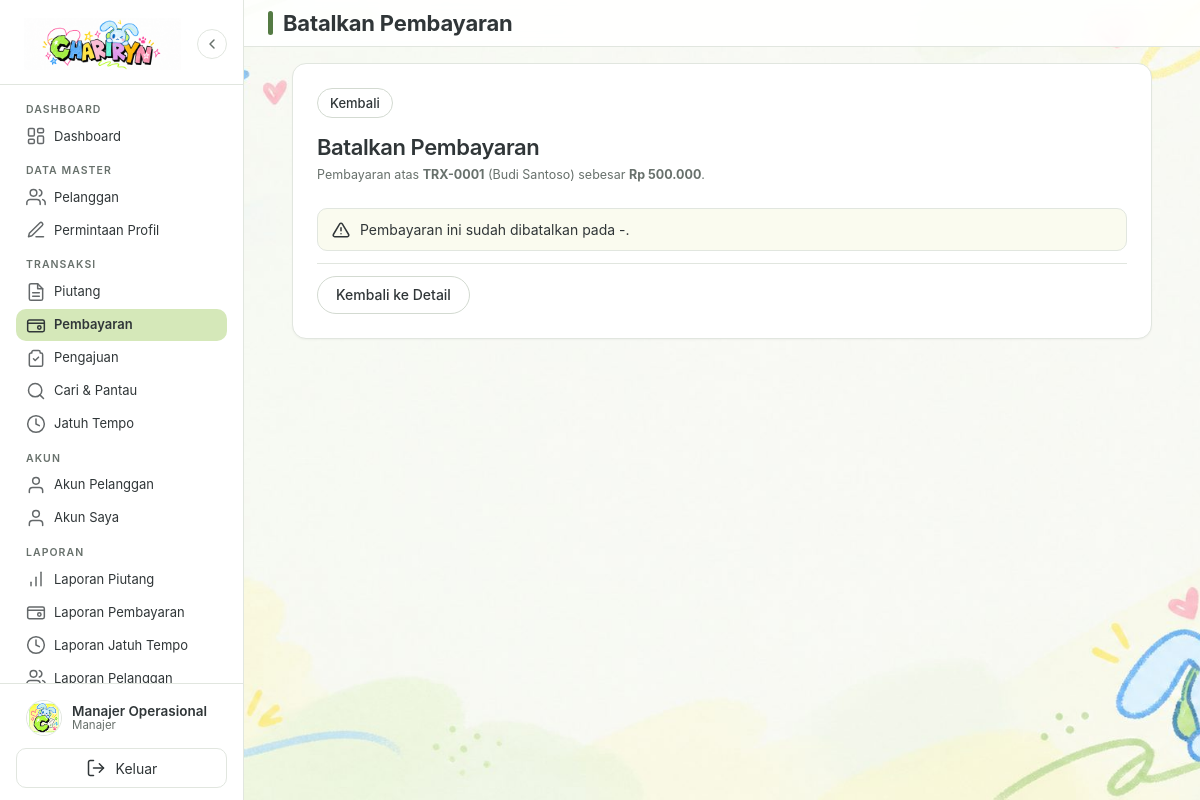
The app's page /pembayaran/batal.php?id=2 (signed in) with its own data.
### tables this page shows
CREATE TABLE IF NOT EXISTS users (
    id_user INT UNSIGNED NOT NULL AUTO_INCREMENT,
    id_pelanggan INT UNSIGNED NULL,
    username VARCHAR(50) NOT NULL,
    password VARCHAR(255) NOT NULL,
    nama VARCHAR(100) NOT NULL,
    role ENUM('pemilik', 'manajer', 'pelanggan') NOT NULL DEFAULT 'manajer',
    status ENUM('belum aktif', 'aktif', 'nonaktif') NOT NULL DEFAULT 'belum aktif',
    token_aktivasi VARCHAR(64) NULL,
    token_aktivasi_berakhir DATETIME NULL,
    created_at DATETIME NOT NULL DEFAULT CURRENT_TIMESTAMP,
    updated_at DATETIME NOT NULL DEFAULT CURRENT_TIMESTAMP ON UPDATE CURRENT_TIMESTAMP,
    PRIMARY KEY (id_user),
    UNIQUE KEY uq_users_username (username),
    UNIQUE KEY uq_users_pelanggan (id_pelanggan),
    KEY idx_users_role_status (role, status),
    CONSTRAINT fk_users_pelanggan
        FOREIGN KEY (id_pelanggan) REFERENCES pelanggan (id_pelanggan)
        ON DELETE CASCADE ON UPDATE CASCADE
);

CREATE TABLE IF NOT EXISTS pembayaran (
    id_pembayaran INT UNSIGNED NOT NULL AUTO_INCREMENT,
    id_piutang INT UNSIGNED NOT NULL,
    tanggal_pembayaran DATE NOT NULL,
    jumlah_bayar DECIMAL(15,2) NOT NULL,
    metode_pembayaran ENUM('Tunai', 'Transfer', 'E-Wallet') NOT NULL,
    keterangan TEXT NULL,
    status ENUM('berlaku', 'dibatalkan') NOT NULL DEFAULT 'berlaku',
    alasan_pembatalan TEXT NULL,
    dibatalkan_at DATETIME NULL,
    created_at DATETIME NOT NULL DEFAULT CURRENT_TIMESTAMP,
    updated_at DATETIME NOT NULL DEFAULT CURRENT_TIMESTAMP ON UPDATE CURRENT_TIMESTAMP,
    PRIMARY KEY (id_pembayaran),
    KEY idx_pembayaran_piutang (id_piutang),
    KEY idx_pembayaran_tanggal (tanggal_pembayaran),
    KEY idx_pembayaran_status (status),
    CONSTRAINT fk_pembayaran_piutang
        FOREIGN KEY (id_piutang) REFERENCES piutang (id_piutang)
        ON DELETE RESTRICT ON UPDATE CASCADE
);

CREATE TABLE IF NOT EXISTS piutang (
    id_piutang INT UNSIGNED NOT NULL AUTO_INCREMENT,
    id_pelanggan INT UNSIGNED NOT NULL,
    no_transaksi VARCHAR(30) NOT NULL,
    tanggal_transaksi DATE NOT NULL,
    total_piutang DECIMAL(15,2) NOT NULL,
    jumlah_dibayar DECIMAL(15,2) NOT NULL DEFAULT 0.00,
    sisa_piutang DECIMAL(15,2) NOT NULL,
    jatuh_tempo DATE NOT NULL,
    status ENUM('Belum Lunas', 'Sebagian', 'Lunas', 'Jatuh Tempo') NOT NULL DEFAULT 'Belum Lunas',
    keterangan TEXT NULL,
    created_at DATETIME NOT NULL DEFAULT CURRENT_TIMESTAMP,
    updated_at DATETIME NOT NULL DEFAULT CURRENT_TIMESTAMP ON UPDATE CURRENT_TIMESTAMP,
    PRIMARY KEY (id_piutang),
    UNIQUE KEY uq_piutang_no_transaksi (no_transaksi),
    KEY idx_piutang_pelanggan (id_pelanggan),
    KEY idx_piutang_tanggal (tanggal_transaksi),
    KEY idx_piutang_jatuh_tempo (jatuh_tempo),
    KEY idx_piutang_status (status),
    KEY idx_piutang_status_tempo (status, jatuh_tempo),
    CONSTRAINT fk_piutang_pelanggan
        FOREIGN KEY (id_pelanggan) REFERENCES pelanggan (id_pelanggan)
        ON DELETE RESTRICT ON UPDATE CASCADE
);

CREATE TABLE IF NOT EXISTS pelanggan (
    id_pelanggan INT UNSIGNED NOT NULL AUTO_INCREMENT,
    kode_pelanggan VARCHAR(20) NOT NULL,
    nama_pelanggan VARCHAR(100) NOT NULL,
    alamat TEXT NULL,
    no_hp VARCHAR(20) NULL,
    email VARCHAR(100) NULL,
    status ENUM('aktif', 'nonaktif') NOT NULL DEFAULT 'aktif',
    created_at DATETIME NOT NULL DEFAULT CURRENT_TIMESTAMP,
    updated_at DATETIME NOT NULL DEFAULT CURRENT_TIMESTAMP ON UPDATE CURRENT_TIMESTAMP,
    PRIMARY KEY (id_pelanggan),
    UNIQUE KEY uq_pelanggan_kode (kode_pelanggan),
    KEY idx_pelanggan_nama (nama_pelanggan),
    KEY idx_pelanggan_status (status)
);

### helpers/autentikasi.php (called while the page is built, shortened)
<?php
function userSaatIni(): array
{
    return $_SESSION['user'] ?? [];
}
function roleUser(): string
{
    return (string) ($_SESSION['user']['role'] ?? '');
}
function labelRole(string $role): string
{
    return match ($role) {
        'pemilik' => 'Pemilik',
        'manajer' => 'Manajer',
        'pelanggan' => 'Pelanggan',
        default => 'Pengguna',
    };
}
function urlBerandaSesuaiPeran(): string
{
    return match (roleUser()) {
        'pemilik' => BASE_URL . 'laporan/piutang.php',
        'pelanggan' => BASE_URL . 'portal/index.php',
        default => BASE_URL . 'dashboard/index.php',
    };
}
function cekLogin(): void
{
    $stmt = koneksiDatabase()->prepare(
        'SELECT id_user, username, nama, role, status, id_pelanggan
         FROM users WHERE id_user = :id LIMIT 1'
    );
    $stmt->execute([':id' => (int) $_SESSION['user']['id_user']]);
}
function requireLogin(): void
{
    cekLogin();
}

### helpers/format.php (called while the page is built, shortened)
<?php
function e(?string $nilai): string
{
    return htmlspecialchars((string) $nilai, ENT_QUOTES, 'UTF-8');
}
function formatRupiah($nilai): string
{
    $nilai = round((float) $nilai, 2);
    $desimal = abs($nilai - round($nilai)) < 0.005 ? 0 : 2;
    return 'Rp ' . number_format($nilai, $desimal, ',', '.');
}

### config/database.php (called while the page is built, shortened)
<?php
function koneksiDatabase(): PDO
{
    static $pdo = null;
    if ($pdo instanceof PDO) {
        return $pdo;
    }
    $daftarPort = trim(DB_PORT) !== '' ? [trim(DB_PORT)] : ['3306', '3307'];
    foreach ($daftarPort as $port) {
        $dsn = 'mysql:host=' . DB_HOST . ';port=' . $port . ';dbname=' . DB_NAMA . ';charset=utf8mb4';
        try {
            $pdo = new PDO($dsn, DB_USER, DB_PASSWORD, [
                PDO::ATTR_ERRMODE => PDO::ERRMODE_EXCEPTION,
                PDO::ATTR_DEFAULT_FETCH_MODE => PDO::FETCH_ASSOC,
                PDO::ATTR_EMULATE_PREPARES => false,
            ]);
            return $pdo;
        } catch (PDOException $e) {
            $galat = $e;
        }
    }
    exit;
}

### helpers/otorisasi.php (called while the page is built, shortened)
<?php
function requireManajer(): void
{
    requireLogin();
}

### helpers/validasi.php (called while the page is built, shortened)
<?php
function ambilIdDariGet(): ?int
{
    $id = $_GET['id'] ?? null;
    return (int) $id;
}

### services/PembayaranService.php (called while the page is built, shortened)
<?php
class PembayaranService
{
    public static function ambil(PDO $pdo, int $id): ?array
    {
        $stmt = $pdo->prepare(
            'SELECT b.*, p.id_piutang, p.no_transaksi, p.total_piutang, p.jumlah_dibayar,
                    p.sisa_piutang, p.jatuh_tempo, p.status,
                    pl.id_pelanggan, pl.kode_pelanggan, pl.nama_pelanggan
             FROM pembayaran AS b
             JOIN piutang AS p ON p.id_piutang = b.id_piutang
             JOIN pelanggan AS pl ON pl.id_pelanggan = p.id_pelanggan
             WHERE b.id_pembayaran = :id
             LIMIT 1'
        );
        $stmt->execute([':id' => $id]);
        $hasil = $stmt->fetch();
        return $hasil === false ? null : $hasil;
    }
}

### helpers/tanggal.php (called while the page is built, shortened)
<?php
function formatTanggalWaktuIndonesia(?string $waktu): string
{
    if ($waktu === null || $waktu === '') {
        return '-';
    }
    $t = strtotime($waktu);
    return $t === false ? '-' : date('d/m/Y H:i', $t);
}

### pembayaran/batal.php (the view, shortened to what this page needs)
<?php
requireManajer();
$id = ambilIdDariGet();
$pdo = koneksiDatabase();
$pembayaran = PembayaranService::ambil($pdo, $id);
$halaman_aktif = 'pembayaran';
require_once BASE_PATH . '/includes/kepala.php';
$sudahDibatalkan = (string) ($pembayaran['status'] ?? 'berlaku') !== 'berlaku';
?>
<div class="kotak-form">
    <div class="aksi-halaman" style="margin-bottom:var(--spasi-md);">
        <a class="btn btn-netral btn-kecil" href="<?= BASE_URL ?>pembayaran/detail.php?id=<?= (int) $id ?>">Kembali</a>
    </div>
    <h2>Batalkan Pembayaran</h2>
    <p class="teks-kecil mb-lg">
        Pembayaran atas <strong><?= e((string) $pembayaran['no_transaksi']) ?></strong>
        (<?= e((string) $pembayaran['nama_pelanggan']) ?>) sebesar
        <strong><?= e(formatRupiah($pembayaran['jumlah_bayar'])) ?></strong>.
    </p>
    <?php if ($sudahDibatalkan): ?>
        <div class="alert alert-warning" role="alert">
            <div class="alert-ikon" aria-hidden="true">
            </div>
            <p>Pembayaran ini sudah dibatalkan pada <?= e(formatTanggalWaktuIndonesia((string) ($pembayaran['dibatalkan_at'] ?? ''))) ?>.</p>
        </div>
        <div class="form-aksi">
            <a class="btn btn-netral" href="<?= BASE_URL ?>pembayaran/detail.php?id=<?= (int) $id ?>">Kembali ke Detail</a>
        </div>
    <?php endif; ?>
</div>
<?php require_once BASE_PATH . '/includes/footer.php'; ?>

### includes/sidebar.php (shortened to what this page needs)
<?php
function ikonMenu(string $nama): string
{
    $svg = '<svg width="20" height="20" viewBox="0 0 24 24" fill="none" stroke="currentColor" stroke-width="1.8" stroke-linecap="round" stroke-linejoin="round" aria-hidden="true">';
    $isi = match ($nama) {
        'dashboard' => '<rect x="3" y="3" width="7" height="9" rx="1.5"></rect><rect x="14" y="3" width="7" height="5" rx="1.5"></rect><rect x="14" y="12" width="7" height="9" rx="1.5"></rect><rect x="3" y="16" width="7" height="5" rx="1.5"></rect>',
        'pelanggan' => '<path d="M17 21v-2a4 4 0 0 0-4-4H5a4 4 0 0 0-4 4v2"></path><circle cx="9" cy="7" r="4"></circle><path d="M23 21v-2a4 4 0 0 0-3-3.87"></path><path d="M16 3.13a4 4 0 0 1 0 7.75"></path>',
        'pengguna' => '<path d="M20 21v-2a4 4 0 0 0-4-4H8a4 4 0 0 0-4 4v2"></path><circle cx="12" cy="7" r="4"></circle>',
        'piutang' => '<path d="M14 2H6a2 2 0 0 0-2 2v16a2 2 0 0 0 2 2h12a2 2 0 0 0 2-2V8z"></path><polyline points="14 2 14 8 20 8"></polyline><line x1="16" y1="13" x2="8" y2="13"></line><line x1="16" y1="17" x2="8" y2="17"></line>',
        'pembayaran' => '<rect x="2" y="6" width="20" height="14" rx="2"></rect><path d="M2 10h20"></path><circle cx="16" cy="15" r="2"></circle>',
        'jatuh-tempo' => '<circle cx="12" cy="12" r="10"></circle><polyline points="12 6 12 12 16 14"></polyline>',
        'cari' => '<circle cx="11" cy="11" r="8"></circle><line x1="21" y1="21" x2="16.65" y2="16.65"></line>',
        'laporan' => '<line x1="12" y1="20" x2="12" y2="10"></line><line x1="18" y1="20" x2="18" y2="4"></line><line x1="6" y1="20" x2="6" y2="16"></line>',
        'pengajuan' => '<path d="M9 3h6a2 2 0 0 1 2 2v1h1a2 2 0 0 1 2 2v12a2 2 0 0 1-2 2H6a2 2 0 0 1-2-2V8a2 2 0 0 1 2-2h1V5a2 2 0 0 1 2-2z"></path><path d="M9 13l2 2 4-4"></path>',
        'permintaan' => '<path d="M12 20h9"></path><path d="M16.5 3.5a2.12 2.12 0 0 1 3 3L7 19l-4 1 1-4z"></path>',
        'keluar' => '<path d="M9 21H5a2 2 0 0 1-2-2V5a2 2 0 0 1 2-2h4"></path><polyline points="16 17 21 12 16 7"></polyline><line x1="21" y1="12" x2="9" y2="12"></line>',
        default => '',
    };
    return $svg . $isi . '</svg>';
}
function itemMenu(string $ikon, string $label, string $url, string $kunci): string
{
    global $halaman_aktif;
    $aktif = $halaman_aktif === $kunci;
    $aria = $aktif ? ' aria-current="page"' : '';
    return '<a class="item-menu' . ($aktif ? ' aktif' : '') . '"' . $aria . ' href="' . e($url) . '">'
        . ikonMenu($ikon)
        . '<span>' . e($label) . '</span></a>';
}
?>
<?php
$peran_sidebar = roleUser();
$beranda_sidebar = urlBerandaSesuaiPeran();
?>
<aside class="sidebar" id="sidebar">
    <div class="sidebar-logo">
        <a href="<?= e($beranda_sidebar) ?>" aria-label="Beranda CHARIRYN">
            <img class="logo-brand" src="<?= BASE_URL ?>assets/img/chariryn.png" alt="CHARIRYN" width="336" height="112">
        </a>
        <button type="button" class="sidebar-toggle" id="tombolMenu" aria-label="Tutup panel samping" aria-expanded="false" aria-controls="sidebar">
            <svg width="16" height="16" viewBox="0 0 24 24" fill="none" stroke="currentColor" stroke-width="2.2" stroke-linecap="round" stroke-linejoin="round" aria-hidden="true">
                <polyline points="15 18 9 12 15 6"></polyline>
            </svg>
        </button>
    </div>
    <nav class="sidebar-menu" aria-label="Menu utama">
        <?php if ($peran_sidebar === 'pelanggan'): ?>
            <p class="grup-menu">Piutang Saya</p>
            <?= itemMenu('dashboard', 'Dashboard', BASE_URL . 'portal/index.php', 'portal') ?>
            <?= itemMenu('pembayaran', 'Ajukan Pembayaran', BASE_URL . 'portal/pengajuan.php', 'portal-pengajuan') ?>
            <?= itemMenu('pengajuan', 'Status Pengajuan', BASE_URL . 'portal/status-pengajuan.php', 'portal-status') ?>
            <?= itemMenu('pengguna', 'Kelola Akun', BASE_URL . 'portal/akun.php', 'portal-akun') ?>
        <?php else: ?>
            <p class="grup-menu">Dashboard</p>
            <?= itemMenu('dashboard', 'Dashboard', BASE_URL . 'dashboard/index.php', 'dashboard') ?>
            <p class="grup-menu">Data Master</p>
            <?= itemMenu('pelanggan', 'Pelanggan', BASE_URL . 'pelanggan/index.php', 'pelanggan') ?>
            <?= itemMenu('permintaan', 'Permintaan Profil', BASE_URL . 'pelanggan/permintaan.php', 'permintaan-profil') ?>
            <p class="grup-menu">Transaksi</p>
            <?= itemMenu('piutang', 'Piutang', BASE_URL . 'piutang/index.php', 'piutang') ?>
            <?= itemMenu('pembayaran', 'Pembayaran', BASE_URL . 'pembayaran/index.php', 'pembayaran') ?>
            <?= itemMenu('pengajuan', 'Pengajuan', BASE_URL . 'pengajuan/index.php', 'pengajuan') ?>
            <?= itemMenu('cari', 'Cari & Pantau', BASE_URL . 'cari-pantau/index.php', 'cari-pantau') ?>
            <?= itemMenu('jatuh-tempo', 'Jatuh Tempo', BASE_URL . 'jatuh-tempo/index.php', 'jatuh-tempo') ?>
            <p class="grup-menu">Akun</p>
            <?= itemMenu('pengguna', 'Akun Pelanggan', BASE_URL . 'akun-pelanggan/index.php', 'akun-pelanggan') ?>
            <?= itemMenu('pengguna', 'Akun Saya', BASE_URL . 'akun/sandi.php', 'akun') ?>
            <p class="grup-menu">Laporan</p>
            <?= itemMenu('laporan', 'Laporan Piutang', BASE_URL . 'laporan/piutang.php', 'laporan-piutang') ?>
            <?= itemMenu('pembayaran', 'Laporan Pembayaran', BASE_URL . 'laporan/pembayaran.php', 'laporan-pembayaran') ?>
            <?= itemMenu('jatuh-tempo', 'Laporan Jatuh Tempo', BASE_URL . 'laporan/jatuh-tempo.php', 'laporan-jatuh-tempo') ?>
            <?= itemMenu('pelanggan', 'Laporan Pelanggan', BASE_URL . 'laporan/pelanggan.php', 'laporan-pelanggan') ?>
        <?php endif; ?>
    </nav>
<?php
$nama_profil = (string) (userSaatIni()['nama'] ?? 'Pengguna');
$label_role_profil = labelRole($peran_sidebar);
?>
    <div class="sidebar-kaki">
        <div class="profil-ringkas">
            <img class="profil-avatar" src="<?= BASE_URL ?>assets/img/logo.png" alt="" aria-hidden="true" width="36" height="36">
            <div class="profil-info">
                <span class="nama-user"><?= e($nama_profil) ?></span>
                <span class="role-user"><?= e($label_role_profil) ?></span>
            </div>
        </div>
        <form method="post" action="<?= BASE_URL ?>auth/logout.php">
            <button type="submit" class="tombol-keluar">
                <?= ikonMenu('keluar') ?>
                <span>Keluar</span>
            </button>
        </form>
    </div>
</aside>

### records on screen
users: nama "Manajer Operasional"
pembayaran: id_piutang.no_transaksi "TRX-0001", pelanggan.nama_pelanggan "Budi Santoso", jumlah_bayar "Rp 500.000", dibatalkan_at "-"

### other values on screen
$label "Dashboard Pelanggan Permintaan Profil Piutang Pembayaran Pengajuan Cari & Pantau Jatuh Tempo Akun Pelanggan Akun Saya Laporan Piutang Laporan Pembayaran Laporan Jatuh Tempo Laporan Pelanggan"
$label_role_profil "Manajer"
$judul_halaman "Batalkan Pembayaran"
